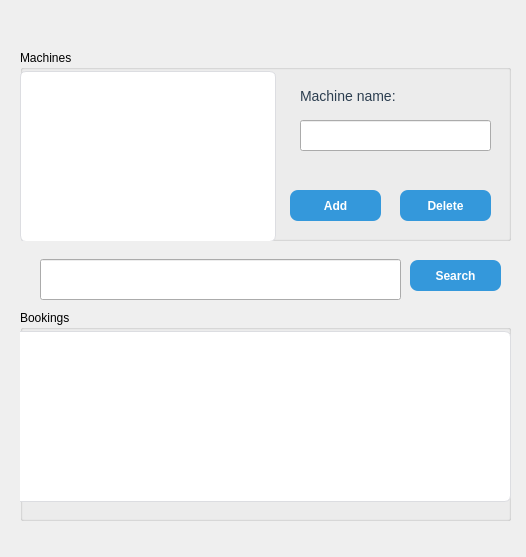
<?xml version="1.0" encoding="UTF-8"?>
<ui version="4.0">
 <class>Dialog</class>
 <widget class="QDialog" name="Dialog">
  <property name="geometry">
   <rect>
    <x>0</x>
    <y>0</y>
    <width>526</width>
    <height>557</height>
   </rect>
  </property>
  <property name="windowTitle">
   <string>Dialog</string>
  </property>
  <property name="styleSheet">
   <string notr="true">QPushButton {
    background-color: #3498db;
    color: white;
    padding: 8px 20px;
    border-radius: 8px;
    font-weight: bold;
 	font-size: 12px;
}

 QTableWidget {
    border: 1px solid #dcdde1;
    border-radius: 6px;
    background-color: white;
}

</string>
  </property>
  <widget class="QGroupBox" name="bookings">
   <property name="geometry">
    <rect>
     <x>20</x>
     <y>310</y>
     <width>491</width>
     <height>211</height>
    </rect>
   </property>
   <property name="title">
    <string>Bookings</string>
   </property>
   <widget class="QTableWidget" name="bookings_table">
    <property name="geometry">
     <rect>
      <x>-20</x>
      <y>21</y>
      <width>511</width>
      <height>171</height>
     </rect>
    </property>
    <property name="editTriggers">
     <set>QAbstractItemView::NoEditTriggers</set>
    </property>
   </widget>
  </widget>
  <widget class="QGroupBox" name="machines">
   <property name="geometry">
    <rect>
     <x>20</x>
     <y>50</y>
     <width>491</width>
     <height>191</height>
    </rect>
   </property>
   <property name="title">
    <string>Machines</string>
   </property>
   <widget class="QTableWidget" name="machine_table">
    <property name="geometry">
     <rect>
      <x>0</x>
      <y>21</y>
      <width>256</width>
      <height>171</height>
     </rect>
    </property>
    <property name="editTriggers">
     <set>QAbstractItemView::NoEditTriggers</set>
    </property>
   </widget>
   <widget class="QPushButton" name="add_btn">
    <property name="geometry">
     <rect>
      <x>270</x>
      <y>140</y>
      <width>91</width>
      <height>31</height>
     </rect>
    </property>
    <property name="cursor">
     <cursorShape>PointingHandCursor</cursorShape>
    </property>
    <property name="text">
     <string>Add</string>
    </property>
   </widget>
   <widget class="QPushButton" name="del_btn">
    <property name="geometry">
     <rect>
      <x>380</x>
      <y>140</y>
      <width>91</width>
      <height>31</height>
     </rect>
    </property>
    <property name="cursor">
     <cursorShape>PointingHandCursor</cursorShape>
    </property>
    <property name="text">
     <string>Delete</string>
    </property>
   </widget>
   <widget class="QLineEdit" name="machine_line">
    <property name="geometry">
     <rect>
      <x>280</x>
      <y>70</y>
      <width>191</width>
      <height>31</height>
     </rect>
    </property>
   </widget>
   <widget class="QLabel" name="label">
    <property name="geometry">
     <rect>
      <x>280</x>
      <y>30</y>
      <width>171</width>
      <height>31</height>
     </rect>
    </property>
    <property name="styleSheet">
     <string notr="true">    color: #2c3e50;
    font-weight: normal;
	 font-size: 14px;
    qproperty-alignment: AlignCenter;</string>
    </property>
    <property name="text">
     <string>Machine name:</string>
    </property>
   </widget>
  </widget>
  <widget class="QLineEdit" name="search_line">
   <property name="geometry">
    <rect>
     <x>40</x>
     <y>259</y>
     <width>361</width>
     <height>41</height>
    </rect>
   </property>
   <property name="placeholderText">
    <string/>
   </property>
  </widget>
  <widget class="QPushButton" name="search_btn">
   <property name="geometry">
    <rect>
     <x>410</x>
     <y>260</y>
     <width>91</width>
     <height>31</height>
    </rect>
   </property>
   <property name="cursor">
    <cursorShape>PointingHandCursor</cursorShape>
   </property>
   <property name="text">
    <string>Search</string>
   </property>
  </widget>
  <widget class="QLabel" name="machine_icon">
   <property name="geometry">
    <rect>
     <x>460</x>
     <y>0</y>
     <width>51</width>
     <height>51</height>
    </rect>
   </property>
   <property name="text">
    <string/>
   </property>
   <property name="pixmap">
    <pixmap resource="machine.qrc">:/machine/icons8-washing-machine-94.png</pixmap>
   </property>
   <property name="scaledContents">
    <bool>true</bool>
   </property>
  </widget>
 </widget>
 <resources>
  <include location="machine.qrc"/>
 </resources>
 <connections/>
</ui>
